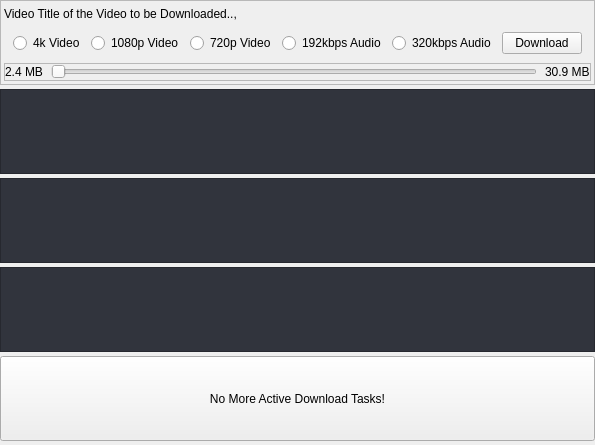
                   <widget class="QWidget" name="downloadsAreaWidget">
                    <property name="geometry">
                     <rect>
                      <x>0</x>
                      <y>0</y>
                      <width>553</width>
                      <height>445</height>
                     </rect>
                    </property>
                    <property name="styleSheet">
                     <string notr="true"/>
                    </property>
                    <layout class="QVBoxLayout" name="verticalLayout_17">
                     <property name="spacing">
                      <number>4</number>
                     </property>
                     <property name="leftMargin">
                      <number>0</number>
                     </property>
                     <property name="topMargin">
                      <number>0</number>
                     </property>
                     <property name="rightMargin">
                      <number>0</number>
                     </property>
                     <property name="bottomMargin">
                      <number>0</number>
                     </property>
                     <item>
                      <widget class="QFrame" name="downloadItemFrame">
                       <property name="sizePolicy">
                        <sizepolicy hsizetype="Preferred" vsizetype="Expanding">
                         <horstretch>0</horstretch>
                         <verstretch>0</verstretch>
                        </sizepolicy>
                       </property>
                       <property name="minimumSize">
                        <size>
                         <width>0</width>
                         <height>85</height>
                        </size>
                       </property>
                       <property name="maximumSize">
                        <size>
                         <width>16777215</width>
                         <height>120</height>
                        </size>
                       </property>
                       <property name="styleSheet">
                        <string notr="true"/>
                       </property>
                       <property name="frameShape">
                        <enum>QFrame::StyledPanel</enum>
                       </property>
                       <property name="frameShadow">
                        <enum>QFrame::Raised</enum>
                       </property>
                       <layout class="QVBoxLayout" name="verticalLayout_18">
                        <property name="spacing">
                         <number>0</number>
                        </property>
                        <property name="leftMargin">
                         <number>3</number>
                        </property>
                        <property name="topMargin">
                         <number>3</number>
                        </property>
                        <property name="rightMargin">
                         <number>3</number>
                        </property>
                        <property name="bottomMargin">
                         <number>3</number>
                        </property>
                        <item>
                         <widget class="QLabel" name="downloadMediaTitleLabel">
                          <property name="text">
                           <string>Video Title of the Video to be Downloaded..,</string>
                          </property>
                         </widget>
                        </item>
                        <item>
                         <widget class="QWidget" name="qualitySelectWidget" native="true">
                          <property name="minimumSize">
                           <size>
                            <width>0</width>
                            <height>28</height>
                           </size>
                          </property>
                          <property name="styleSheet">
                           <string notr="true"/>
                          </property>
                          <layout class="QHBoxLayout" name="horizontalLayout_24">
                           <item>
                            <widget class="QRadioButton" name="video4kRadioBtn">
                             <property name="text">
                              <string>4k Video</string>
                             </property>
                            </widget>
                           </item>
                           <item>
                            <widget class="QRadioButton" name="video1080pRadioBtn">
                             <property name="text">
                              <string>1080p Video</string>
                             </property>
                            </widget>
                           </item>
                           <item>
                            <widget class="QRadioButton" name="video720pRadioBtn">
                             <property name="text">
                              <string>720p Video</string>
                             </property>
                            </widget>
                           </item>
                           <item>
                            <widget class="QRadioButton" name="audio192kbpsRadioBtn">
                             <property name="text">
                              <string>192kbps Audio</string>
                             </property>
                            </widget>
                           </item>
                           <item>
                            <widget class="QRadioButton" name="audio320kbpsRadioBtn">
                             <property name="text">
                              <string>320kbps Audio</string>
                             </property>
                            </widget>
                           </item>
                           <item>
                            <widget class="QPushButton" name="downloadBtn">
                             <property name="toolTip">
                              <string>Downloads The Selected Video</string>
                             </property>
                             <property name="text">
                              <string>Download</string>
                             </property>
                            </widget>
                           </item>
                          </layout>
                         </widget>
                        </item>
                        <item>
                         <widget class="QFrame" name="downloadProgressFrame">
                          <property name="styleSheet">
                           <string notr="true"/>
                          </property>
                          <property name="frameShape">
                           <enum>QFrame::StyledPanel</enum>
                          </property>
                          <property name="frameShadow">
                           <enum>QFrame::Raised</enum>
                          </property>
                          <layout class="QHBoxLayout" name="horizontalLayout_25">
                           <property name="spacing">
                            <number>8</number>
                           </property>
                           <property name="leftMargin">
                            <number>0</number>
                           </property>
                           <property name="topMargin">
                            <number>0</number>
                           </property>
                           <property name="rightMargin">
                            <number>0</number>
                           </property>
                           <property name="bottomMargin">
                            <number>0</number>
                           </property>
                           <item>
                            <widget class="QLabel" name="currentDownloadedLabel">
                             <property name="text">
                              <string>2.4 MB</string>
                             </property>
                            </widget>
                           </item>
                           <item>
                            <widget class="QSlider" name="downloadProgressSlider">
                             <property name="focusPolicy">
                              <enum>Qt::NoFocus</enum>
                             </property>
                             <property name="orientation">
                              <enum>Qt::Horizontal</enum>
                             </property>
                            </widget>
                           </item>
                           <item>
                            <widget class="QLabel" name="downloadSizeLabel">
                             <property name="text">
                              <string>30.9 MB</string>
                             </property>
                            </widget>
                           </item>
                          </layout>
                         </widget>
                        </item>
                       </layout>
                      </widget>
                     </item>
                     <item>
                      <widget class="QFrame" name="downloadItem2Frame">
                       <property name="sizePolicy">
                        <sizepolicy hsizetype="Preferred" vsizetype="Expanding">
                         <horstretch>0</horstretch>
                         <verstretch>0</verstretch>
                        </sizepolicy>
                       </property>
                       <property name="minimumSize">
                        <size>
                         <width>0</width>
                         <height>85</height>
                        </size>
                       </property>
                       <property name="maximumSize">
                        <size>
                         <width>16777215</width>
                         <height>120</height>
                        </size>
                       </property>
                       <property name="styleSheet">
                        <string notr="true">QFrame {
	background: #31343D;
}</string>
                       </property>
                       <property name="frameShape">
                        <enum>QFrame::StyledPanel</enum>
                       </property>
                       <property name="frameShadow">
                        <enum>QFrame::Raised</enum>
                       </property>
                       <layout class="QVBoxLayout" name="verticalLayout_44"/>
                      </widget>
                     </item>
                     <item>
                      <widget class="QFrame" name="downloadItem4Frame">
                       <property name="sizePolicy">
                        <sizepolicy hsizetype="Preferred" vsizetype="Expanding">
                         <horstretch>0</horstretch>
                         <verstretch>0</verstretch>
                        </sizepolicy>
                       </property>
                       <property name="minimumSize">
                        <size>
                         <width>0</width>
                         <height>85</height>
                        </size>
                       </property>
                       <property name="maximumSize">
                        <size>
                         <width>16777215</width>
                         <height>120</height>
                        </size>
                       </property>
                       <property name="styleSheet">
                        <string notr="true">QFrame {
	background: #31343D;
}</string>
                       </property>
                       <property name="frameShape">
                        <enum>QFrame::StyledPanel</enum>
                       </property>
                       <property name="frameShadow">
                        <enum>QFrame::Raised</enum>
                       </property>
                      </widget>
                     </item>
                     <item>
                      <widget class="QFrame" name="downloadItem5Frame">
                       <property name="sizePolicy">
                        <sizepolicy hsizetype="Preferred" vsizetype="Expanding">
                         <horstretch>0</horstretch>
                         <verstretch>0</verstretch>
                        </sizepolicy>
                       </property>
                       <property name="minimumSize">
                        <size>
                         <width>0</width>
                         <height>85</height>
                        </size>
                       </property>
                       <property name="maximumSize">
                        <size>
                         <width>16777215</width>
                         <height>120</height>
                        </size>
                       </property>
                       <property name="styleSheet">
                        <string notr="true">QFrame {
	background: #31343D;
}</string>
                       </property>
                       <property name="frameShape">
                        <enum>QFrame::StyledPanel</enum>
                       </property>
                       <property name="frameShadow">
                        <enum>QFrame::Raised</enum>
                       </property>
                      </widget>
                     </item>
                     <item>
                      <widget class="QPushButton" name="homeRedirectBtn">
                       <property name="sizePolicy">
                        <sizepolicy hsizetype="Minimum" vsizetype="Expanding">
                         <horstretch>0</horstretch>
                         <verstretch>0</verstretch>
                        </sizepolicy>
                       </property>
                       <property name="minimumSize">
                        <size>
                         <width>0</width>
                         <height>85</height>
                        </size>
                       </property>
                       <property name="maximumSize">
                        <size>
                         <width>16777215</width>
                         <height>120</height>
                        </size>
                       </property>
                       <property name="styleSheet">
                        <string notr="true"/>
                       </property>
                       <property name="text">
                        <string>No More Active Download Tasks!</string>
                       </property>
                      </widget>
                     </item>
                     <item>
                      <spacer name="verticalSpacer_6">
                       <property name="orientation">
                        <enum>Qt::Vertical</enum>
                       </property>
                       <property name="sizeHint" stdset="0">
                        <size>
                         <width>20</width>
                         <height>40</height>
                        </size>
                       </property>
                      </spacer>
                     </item>
                    </layout>
                   </widget>
